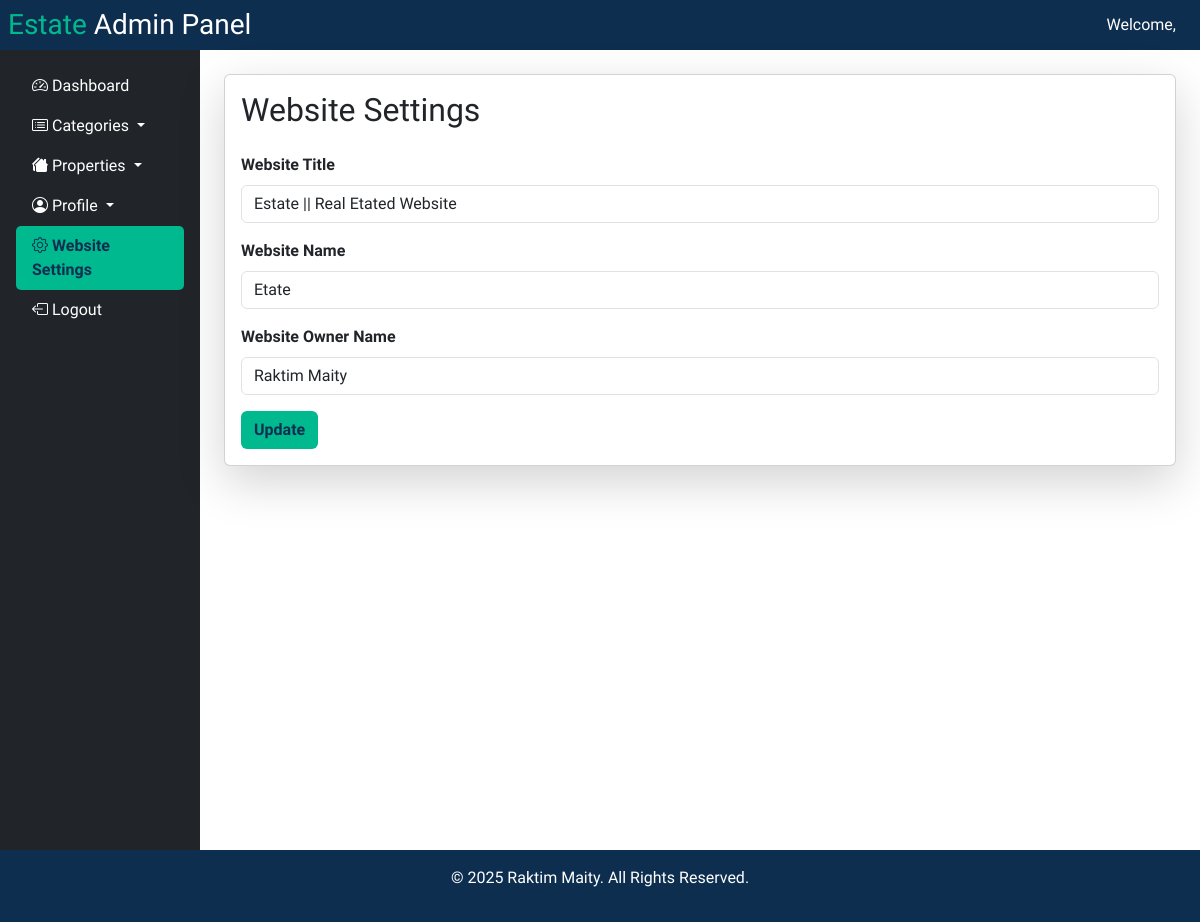
The page /admin/website_setting.php on the database its author committed.
### tables this page shows
CREATE TABLE `website` (
  `id` int(11) NOT NULL,
  `website_title` varchar(255) NOT NULL,
  `website_name` varchar(255) NOT NULL,
  `website_owner` varchar(255) NOT NULL
);

### admin/website_setting.php (the view, shortened to what this page needs)
<?php
include '../include/db.php';
?>
<?php include './include/title.php'; ?>
<body>
    <?php include './include/header.php'; ?>
    <div class="container-fluid">
        <div class="row">
            <?php include './include/sidebar.php'; ?>
            <main class="col-md-10 col-12 p-4">
                <div class="card shadow-lg">
                    <div class="card-body">
                        <h2 class="mb-4">Website Settings</h2>
                        <?php
                        $query = "SELECT * FROM website";
                        $run_query = mysqli_query($conn, $query);
                        $data = mysqli_fetch_array($run_query)
                        ?>
                            <form class="row g-3" action="./website_setting.php" method="POST" enctype="multipart/form-data">
                                <div class="col-md-12">
                                    <label for="inputEmail4" class="form-label"><strong> Website Title</strong></label>
                                    <input type="text" class="form-control" id="inputEmail4" name="website_title" value="<?= $data['website_title'] ?>">
                                </div>
                                <div class="col-md-12">
                                    <label for="inputEmail4" class="form-label"><strong> Website Name</strong></label>
                                    <input type="text" class="form-control" id="inputEmail4" name="website_name" value="<?= $data['website_name'] ?>">
                                </div>
                                <div class="col-md-12">
                                    <label for="inputEmail4" class="form-label"><strong> Website Owner Name</strong></label>
                                    <input type="text" class="form-control" id="inputEmail4" name="website_owner" value="<?= $data['website_owner'] ?>">
                                </div>
                                <div class="col-12">
                                    <button type="submit" class="btn" name="update_website" style="background-color: #00B98E; color: #0E2E50; font-weight: bold;">Update</button>
                                </div>
                            </form>
                    </div>
                </div>
            </main>
        </div>
    </div>
    <?php include './include/footer.php'; ?>
</body>
</html>

### admin/include/title.php (style rules this page uses)
* { font-family: "Liter", serif; font-weight: 400; font-style: normal; }
body { display: flex; flex-direction: column; min-height: 100vh; }

### rows shown on the page
website: website_title "Estate || Real Etated Website", website_name "Etate", website_owner "Raktim Maity"
